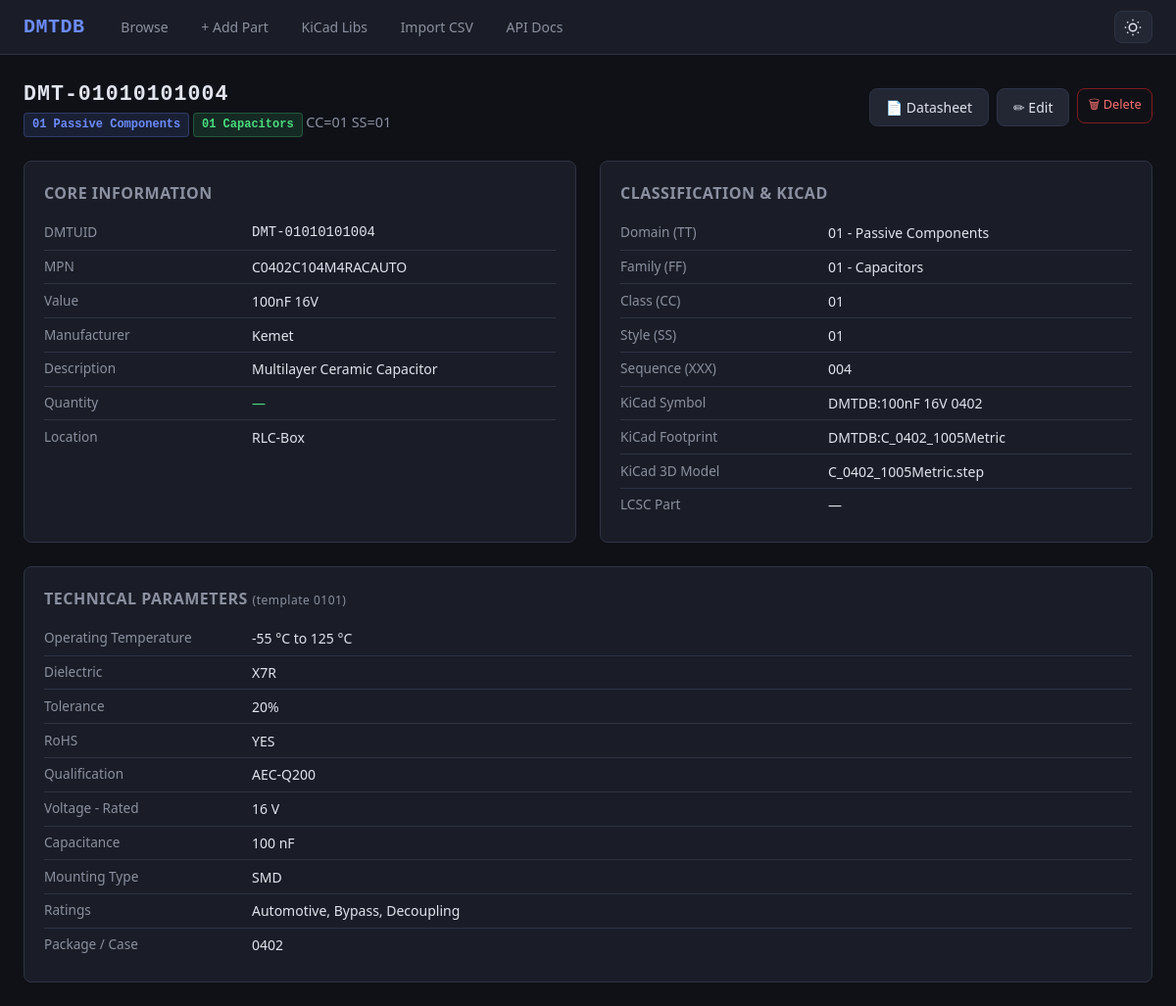
Page /part/DMT-01010101004 on the committed database.
### db/models.py (models this page shows, shortened)
class Base(DeclarativeBase):
    pass

class Part(Base):
    __tablename__ = "parts"
    dmtuid = Column(String(20), primary_key=True)               # DMT-TTFFCCSSXXX
    tt  = Column(String(2), nullable=False, index=True)
    ff  = Column(String(2), nullable=False, index=True)
    cc  = Column(String(2), nullable=False, index=True)
    ss  = Column(String(2), nullable=False, index=True)
    xxx = Column(String(3), nullable=False)
    mpn          = Column(String(200), index=True, default="")
    manufacturer = Column(String(200), index=True, default="")
    value        = Column(String(200), index=True, default="")
    description  = Column(Text, default="")
    quantity     = Column(String(50), default="")
    location     = Column(String(200), default="")
    datasheet    = Column(Text, default="")
    kicad_symbol    = Column(String(300), default="")
    kicad_footprint = Column(String(300), default="")
    kicad_libref    = Column(String(300), default="")
    kicad_3dmodel   = Column(String(300), default="")
    extra_json = Column(Text, default="{}")
    notes      = Column(Text, default="")
    created_at = Column(DateTime, default=lambda: datetime.now(timezone.utc))
    updated_at = Column(DateTime, default=lambda: datetime.now(timezone.utc),
                        onupdate=lambda: datetime.now(timezone.utc))
    fields = relationship(
        "PartField", back_populates="part",
        cascade="all, delete-orphan", lazy="selectin",
    )
    __table_args__ = (
        Index("ix_ttffccss", "tt", "ff", "cc", "ss"),
    )

class PartField(Base):
    __tablename__ = "part_fields"
    id         = Column(Integer, primary_key=True, autoincrement=True)
    dmtuid     = Column(String(20),
                        ForeignKey("parts.dmtuid", ondelete="CASCADE"),
                        nullable=False, index=True)
    field_name = Column(String(200), nullable=False)
    field_value = Column(Text, nullable=False, default="")
    part = relationship("Part", back_populates="fields")
    __table_args__ = (
        Index("ix_field_lookup", "dmtuid", "field_name"),
    )

### ui/routes_detail.py (the view)
@ui_bp.route("/part/<dmtuid>")
def part_detail(dmtuid: str):
    session = get_session()
    try:
        part = PartsService.get(session, dmtuid)
        if not part:
            abort(404)
        template = get_fields(part.tt, part.ff)
        return render_template(
            "detail.html",
            part=part,
            template=template,
            domain_name=domain_name,
            family_name=family_name,
        )
    finally:
        session.close()

### db/engine.py (called while the page is built)
def get_session() -> Session:
    if _SessionLocal is None:
        raise RuntimeError("Database not initialised - call init_db() first")
    return _SessionLocal()

### schema/loader.py (called while the page is built)
def domain_name(tt: str) -> str:
    return _domain_map.get(tt, "Unknown")

def family_name(tt: str, ff: str) -> str:
    return _family_map.get(f"{tt}{ff}", "Unknown")

### schema/templates.py (called while the page is built)
def get_fields(tt: str, ff: str) -> Optional[list[str]]:
    return _templates.get(f"{tt}{ff}")

### services/parts_service.py (called while the page is built)
    @staticmethod
    def get(session: Session, dmtuid: str) -> Part | None:
        return session.get(Part, dmtuid.upper())

### templates/detail.html (shortened to what this page needs)
{% extends "base.html" %}
{% block content %}
<div class="page-header">
  <div>
    <h1 style="font-family:var(--mono); letter-spacing:1px;">{{ part.dmtuid }}</h1>
    <span class="subtitle">
      <span class="badge badge-domain">{{ part.tt }} {{ domain_name(part.tt) }}</span>
      <span class="badge badge-family">{{ part.ff }} {{ family_name(part.tt, part.ff) }}</span>
      CC={{ part.cc }} SS={{ part.ss }}
    </span>
  </div>
  <div style="display:flex; gap:.5rem;">
    {% if part.datasheet %}
    {% if part.datasheet.startswith('http') %}
    <a href="{{ part.datasheet }}" target="_blank" rel="noopener" class="btn btn-secondary">📄 Datasheet</a>
    {% else %}
    <a href="/datasheets/{{ part.datasheet }}" target="_blank" rel="noopener" class="btn btn-secondary">📄 Datasheet</a>
    {% endif %}
    {% endif %}
    <a href="/part/{{ part.dmtuid }}/edit" class="btn btn-secondary">✏ Edit</a>
    <form method="post" action="/part/{{ part.dmtuid }}/delete" onsubmit="return confirm('Delete {{ part.dmtuid }}?');"
      style="display:inline;">
      <button type="submit" class="btn btn-danger btn-sm">🗑 Delete</button>
    </form>
  </div>
</div>
<div class="detail-grid">
  <div class="detail-card">
    <h2>Core Information</h2>
    <div class="field-row"><span class="field-label">DMTUID</span><span class="field-value"
        style="font-family:var(--mono)">{{ part.dmtuid }}</span></div>
    <div class="field-row"><span class="field-label">MPN</span><span class="field-value">{{ part.mpn or '—' }}</span>
    </div>
    <div class="field-row"><span class="field-label">Value</span><span class="field-value">{{ part.value or '—'
        }}</span></div>
    <div class="field-row"><span class="field-label">Manufacturer</span><span class="field-value">{{ part.manufacturer
        or '—' }}</span></div>
    <div class="field-row"><span class="field-label">Description</span><span class="field-value">{{ part.description or
        '—' }}</span></div>
    <div class="field-row"><span class="field-label">Quantity</span><span class="field-value"
        style="color:var(--green);">{{ part.quantity or '—' }}</span></div>
    <div class="field-row"><span class="field-label">Location</span><span class="field-value">{{ part.location or '—'
        }}</span></div>
  </div>
  <div class="detail-card">
    <h2>Classification & KiCad</h2>
    <div class="field-row"><span class="field-label">Domain (TT)</span><span class="field-value">{{ part.tt }} - {{
        domain_name(part.tt) }}</span></div>
    <div class="field-row"><span class="field-label">Family (FF)</span><span class="field-value">{{ part.ff }} - {{
        family_name(part.tt, part.ff) }}</span></div>
    <div class="field-row"><span class="field-label">Class (CC)</span><span class="field-value">{{ part.cc }}</span>
    </div>
    <div class="field-row"><span class="field-label">Style (SS)</span><span class="field-value">{{ part.ss }}</span>
    </div>
    <div class="field-row"><span class="field-label">Sequence (XXX)</span><span class="field-value">{{ part.xxx
        }}</span></div>
    <div class="field-row"><span class="field-label">KiCad Symbol</span><span class="field-value">{{ part.kicad_symbol
        or '—' }}</span></div>
    <div class="field-row"><span class="field-label">KiCad Footprint</span><span class="field-value">{{
        part.kicad_footprint or '—' }}</span></div>
    <div class="field-row"><span class="field-label">KiCad 3D Model</span><span class="field-value">{{
        part.kicad_3dmodel or '—' }}</span></div>
    <div class="field-row"><span class="field-label">LCSC Part</span><span class="field-value">{{ part.kicad_libref
        or '—' }}</span></div>
  </div>
  {% if part.fields %}
  <div class="detail-card" style="grid-column: 1 / -1;">
    <h2>Technical Parameters
      {% if template %}
      <span style="font-weight:400; font-size:.75rem; color:var(--text-dim); text-transform:none;"> (template {{ part.tt
        }}{{ part.ff }})</span>
      {% endif %}
    </h2>
    {% for f in part.fields %}
    <div class="field-row">
      <span class="field-label">{{ f.field_name }}</span>
      <span class="field-value">{{ f.field_value }}</span>
    </div>
    {% endfor %}
  </div>
  {% endif %}
</div>
{% endblock %}

### templates/base.html (shortened to what this page needs)
<!DOCTYPE html>
<html lang="en">
<head>
  <link rel="stylesheet" href="/static/css/style.css">
</head>
<body>
  <nav class="nav">
    <a href="/" class="nav-brand">DMTDB</a>
    <div class="nav-links">
      <a href="/" {% if request.endpoint=='ui.index' %}class="active" {% endif %}>Browse</a>
      <a href="/part/add" {% if request.endpoint=='ui.part_add' %}class="active" {% endif %}>+ Add Part</a>
      <a href="/libs" {% if request.endpoint=='ui.libs_page' %}class="active" {% endif %}>KiCad Libs</a>
      <a href="/import" {% if request.endpoint=='ui.import_page' %}class="active" {% endif %}>Import CSV</a>
      <a href="/api/docs" {% if request.endpoint=='ui.api_docs' %}class="active" {% endif %}>API Docs</a>
    </div>
    <button class="theme-toggle" id="themeToggle" title="Toggle dark/light mode">
      <svg class="theme-icon-dark" width="18" height="18" viewBox="0 0 24 24" fill="none" stroke="currentColor"
        stroke-width="2">
        <circle cx="12" cy="12" r="5" />
        <path
          d="M12 1v2M12 21v2M4.22 4.22l1.42 1.42M18.36 18.36l1.42 1.42M1 12h2M21 12h2M4.22 19.78l1.42-1.42M18.36 5.64l1.42-1.42" />
      </svg>
    </button>
  </nav>
  <div class="container">
    {% block content %}{% endblock %}
  </div>
</body>
</html>

### static/css/style.css (style rules this page uses)
:root { --bg: #0f1117; --surface: #1a1d27; --surface2: #232734; --border: #2e3345; --text: #e1e4ed; --text-dim: #8b90a0; --accent: #6c8cff; --accent-hover: #8aa4ff; --green: #4ade80; --red: #f87171; --yellow: #fbbf24; --orange: #fb923c; --radius: 8px; --font: 'Segoe UI', system-ui, -apple-system, sans-serif; --mono: 'JetBrains Mono', 'Fira Code', 'Consolas', monospace; --card: var(--surface); --hover: var(--surface2); }
*, *::before, *::after { box-sizing: border-box; margin: 0; padding: 0; }
body { font-family: var(--font); background: var(--bg); color: var(--text); line-height: 1.5; }
.nav { background: var(--surface); border-bottom: 1px solid var(--border); padding: 0 1.5rem; display: flex; align-items: center; height: 56px; gap: 1.5rem; position: sticky; top: 0; z-index: 100; }
.nav-brand { font-size: 1.25rem; font-weight: 700; color: var(--accent); text-decoration: none; letter-spacing: .5px; font-family: var(--mono); }
.nav-links { display: flex; gap: .5rem; }
.nav-links a { color: var(--text-dim); text-decoration: none; padding: .4rem .8rem; border-radius: var(--radius); font-size: .875rem; transition: all .15s; }
.theme-toggle { margin-left: auto; background: var(--surface2); border: 1px solid var(--border); border-radius: var(--radius); padding: .4rem .6rem; cursor: pointer; font-size: 1rem; line-height: 1; transition: all .15s; color: var(--text); display: flex; align-items: center; }
.theme-icon-dark { display: block; }
.container { max-width: 1800px; margin: 0 auto; padding: 1.5rem; }
.btn { display: inline-flex; align-items: center; gap: .4rem; padding: .5rem 1rem; border-radius: var(--radius); font-size: .875rem; font-weight: 500; text-decoration: none; border: 1px solid var(--border); cursor: pointer; transition: all .15s; font-family: var(--font); }
.btn-secondary { background: var(--surface2); color: var(--text); }
.btn-danger { background: transparent; color: var(--red); border-color: #7f1d1d; }
.btn-sm { padding: .35rem .65rem; font-size: .8rem; }
.detail-grid { display: grid; grid-template-columns: 1fr 1fr; gap: 1.5rem; }
.detail-card { background: var(--surface); border: 1px solid var(--border); border-radius: var(--radius); padding: 1.25rem; }
.detail-card h2 { font-size: 1rem; color: var(--text-dim); margin-bottom: .75rem; text-transform: uppercase; letter-spacing: .5px; font-weight: 600; }
.field-row { display: flex; gap: .75rem; padding: .4rem 0; border-bottom: 1px solid var(--border); }
.field-row:last-child { border-bottom: none; }
.field-label { flex: 0 0 200px; color: var(--text-dim); font-size: .85rem; }
.field-value { flex: 1; font-size: .875rem; word-break: break-word; }
.page-header { display: flex; align-items: center; justify-content: space-between; margin-bottom: 1.5rem; flex-wrap: wrap; gap: .75rem; }
.page-header h1 { font-size: 1.35rem; font-weight: 700; }
.page-header .subtitle { color: var(--text-dim); font-size: .9rem; }
.badge { display: inline-block; padding: .15rem .5rem; border-radius: 4px; font-size: .75rem; font-weight: 600; font-family: var(--mono); }
.badge-domain { background: #6c8cff20; color: var(--accent); border: 1px solid #6c8cff40; }
.badge-family { background: #4ade8020; color: var(--green); border: 1px solid #4ade8040; }

### rows in the picture
Part: dmtuid "DMT-01010101004", tt "01", tt "Passive Components", ff "01", tt+ff "Capacitors", cc "01", ss "01", mpn "C0402C104M4RACAUTO", value "100nF 16V", manufacturer "Kemet", description "Multilayer Ceramic Capacitor", quantity "—", location "RLC-Box", xxx "004", kicad_symbol "DMTDB:100nF 16V 0402", kicad_footprint "DMTDB:C_0402_1005Metric", kicad_3dmodel "C_0402_1005Metric.step", kicad_libref "—"
PartField: field_name "Operating Temperature", field_value "-55 °C to 125 °C"
PartField: field_name "Dielectric", field_value "X7R"
PartField: field_name "Tolerance", field_value "20%"
PartField: field_name "RoHS", field_value "YES"
PartField: field_name "Qualification", field_value "AEC-Q200"
PartField: field_name "Voltage - Rated", field_value "16 V"
PartField: field_name "Capacitance", field_value "100 nF"
PartField: field_name "Mounting Type", field_value "SMD"
PartField: field_name "Ratings", field_value "Automotive, Bypass, Decoupling"
PartField: field_name "Package / Case", field_value "0402"
